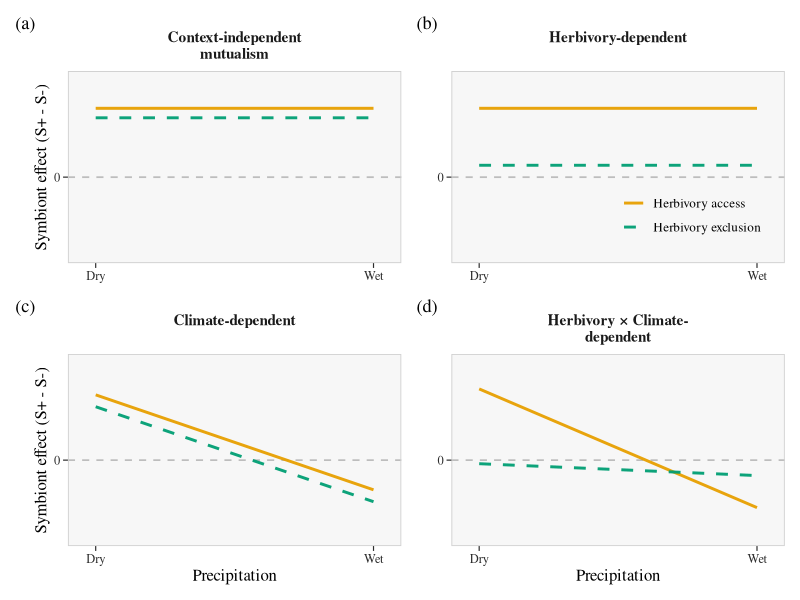

This chart was generated by the following R code:
library(ggplot2)
library(patchwork)
library(cowplot)

# ── Palette ────────────────────────────────────────────────────────────────────
COL_HERB <- "#E69F00"
COL_EXCL <- "#009E73"

# ── Panel function (NO manual labels anymore) ───────────────────────────────────
make_panel <- function(title,
                       herb_i, herb_s,
                       excl_i, excl_s,
                       show_x = FALSE,
                       show_y = FALSE,
                       show_legend = FALSE) {
  
  x <- seq(0, 1, length.out = 300)
  
  df <- data.frame(
    x = rep(x, 2),
    y = c(herb_i + herb_s * x,
          excl_i + excl_s * x),
    treatment = rep(c("Herbivory access", "Herbivory exclusion"), each = 300)
  )
  
  df$treatment <- factor(df$treatment,
                         levels = c("Herbivory access", "Herbivory exclusion"))
  
  ggplot(df, aes(x = x, y = y,
                 colour = treatment,
                 linetype = treatment)) +
    
    geom_hline(yintercept = 0,
               colour = "#BDBDBD",
               linewidth = 0.6,
               linetype = "dashed") +
    
    geom_line(linewidth = 1.0, alpha = 0.95) +
    
    scale_colour_manual(values = c("Herbivory access" = COL_HERB,
                                   "Herbivory exclusion" = COL_EXCL)) +
    
    scale_linetype_manual(values = c("Herbivory access" = "solid",
                                     "Herbivory exclusion" = "dashed")) +
    
    scale_x_continuous(
      breaks = c(0, 1),
      labels = c("Dry", "Wet"),
      expand = c(0.05, 0.05)
    ) +
    
    scale_y_continuous(
      breaks = 0,
      labels = "0",
      limits = c(-0.65, 0.82),
      expand = c(0.03, 0.03)
    ) +
    
    labs(
      title = title,
      x = if (show_x) "Precipitation" else NULL,
      y = if (show_y) "Symbiont effect (S+ - S-)" else NULL
    ) +
    
    theme_classic(base_size = 11, base_family = "serif") +
    theme(
      plot.title = element_text(
        face = "bold",
        size = 11,
        hjust = 0.5,
        margin = margin(b = 6),
        colour = "#1A1A1A"
      ),
      
      axis.title = element_text(size = 12),
      axis.text  = element_text(size = 9, colour = "#2c2c2c"),
      
      axis.line = element_blank(),
      
      panel.background = element_rect(fill = "#F7F7F7", colour = NA),
      panel.border     = element_rect(colour = "#D0D0D0", fill = NA, linewidth = 0.6),
      
      axis.ticks = element_line(colour = "#2c2c2c", linewidth = 0.4),
      axis.ticks.length = unit(3.5, "pt"),
      
      legend.position = if (show_legend) c(0.72, 0.25) else "none",
      legend.background = element_blank(),
      legend.key = element_blank(),
      legend.text = element_text(size = 9.5, family = "serif"),
      legend.title = element_blank()
    )
}

# ── Panels ────────────────────────────────────────────────────────────────────
p1 <- make_panel("Context-independent\nmutualism",
                 0.58, 0.00,
                 0.50, 0.00,
                 show_y = TRUE)

p2 <- make_panel("Herbivory-dependent",
                 0.58, 0.00,
                 0.10, 0.00,
                 show_legend = TRUE)

p3 <- make_panel("Climate-dependent",
                 0.55, -0.80,
                 0.45, -0.80,
                 show_x = TRUE, show_y = TRUE)

p4 <- make_panel("Herbivory × Climate-\ndependent",
                 0.60, -1.00,
                 -0.03, -0.10,
                 show_x = TRUE)

# ── COMBINE with OUTSIDE PANEL LABELS ─────────────────────────────────────────
final <- (p1 | p2) / (p3 | p4) +
  
  plot_annotation(
    tag_levels = "a",   # THIS gives (a), (b), (c), (d)
    tag_prefix = "(",
    tag_suffix = ")",
    
    theme = theme(
      plot.tag = element_text(
        face = "bold",
        size = 12,
        family = "serif"
      ),
      plot.tag.position = c(0, 1)  # top-left OUTSIDE panel
    )
  )

# ── Save ──────────────────────────────────────────────────────────────────────
ggsave("/Users/jacobmoutouama/Dropbox/Miller Lab/github/endo-range-limits/Figure/conceptual_figure.pdf",
       plot = final,
       width = 7.5, height = 6.5,
       device = cairo_pdf)


message("Saved: conceptual_figure.pdf and conceptual_figure.png")
